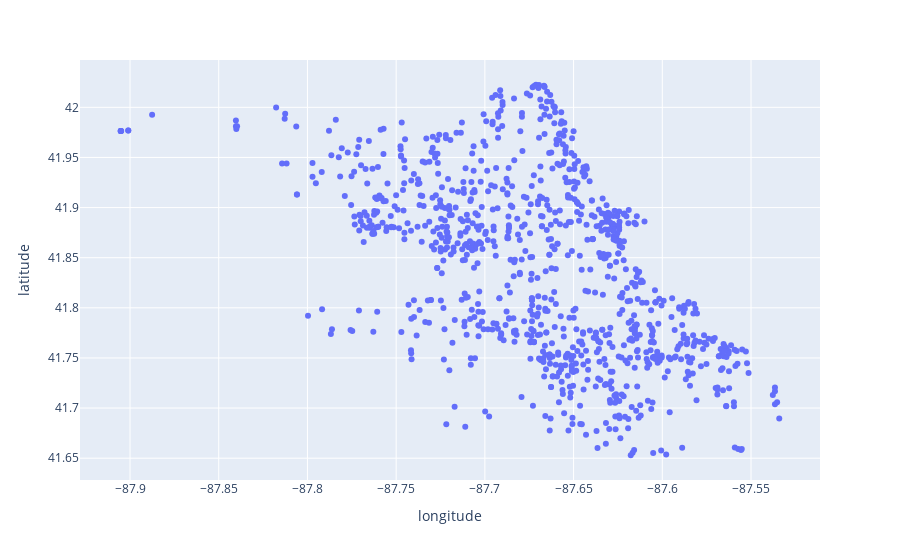

The code cell stored with this chart in its notebook:
### Code cell
data.sample(1000).plot.scatter(x='longitude',y='latitude')

### Figure 1 — Plotly figure (JSON) as saved in the notebook; plotly's stock layout.template omitted (floating-point values rounded to 4 significant figures; data arrays with more than 128 entries replaced by an {"elided": "..."} marker saying what was removed)
{"data": [{"hovertemplate": "longitude=%{x}<br>latitude=%{y}<extra></extra>", "legendgroup": "", "marker": {"color": "#636efa", "symbol": "circle"}, "mode": "markers", "name": "", "orientation": "v", "showlegend": false, "type": "scatter", "x": {"elided": "1000 float values"}, "xaxis": "x", "y": {"elided": "1000 float values"}, "yaxis": "y"}], "layout": {"legend": {"tracegroupgap": 0}, "margin": {"t": 60}, "xaxis": {"anchor": "y", "domain": [0, 1], "title": {"text": "longitude"}}, "yaxis": {"anchor": "x", "domain": [0, 1], "title": {"text": "latitude"}}}}
